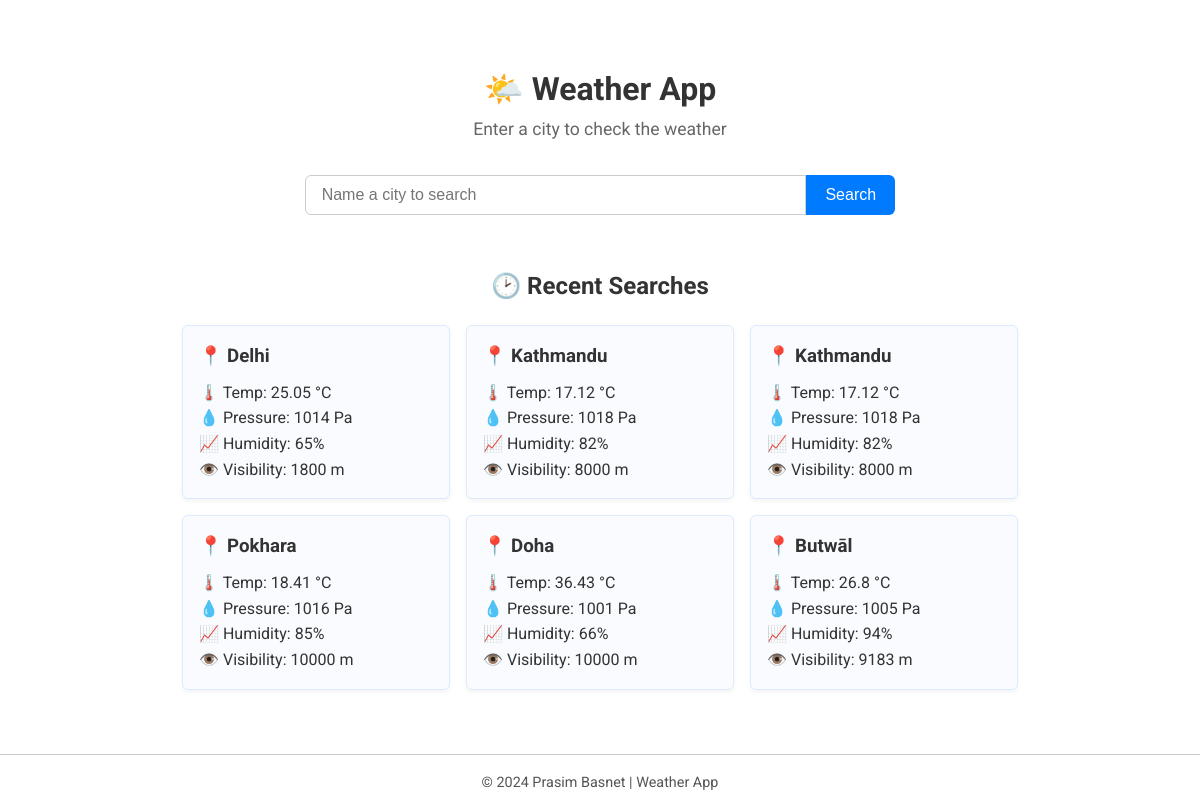
Before: / with the older database file.
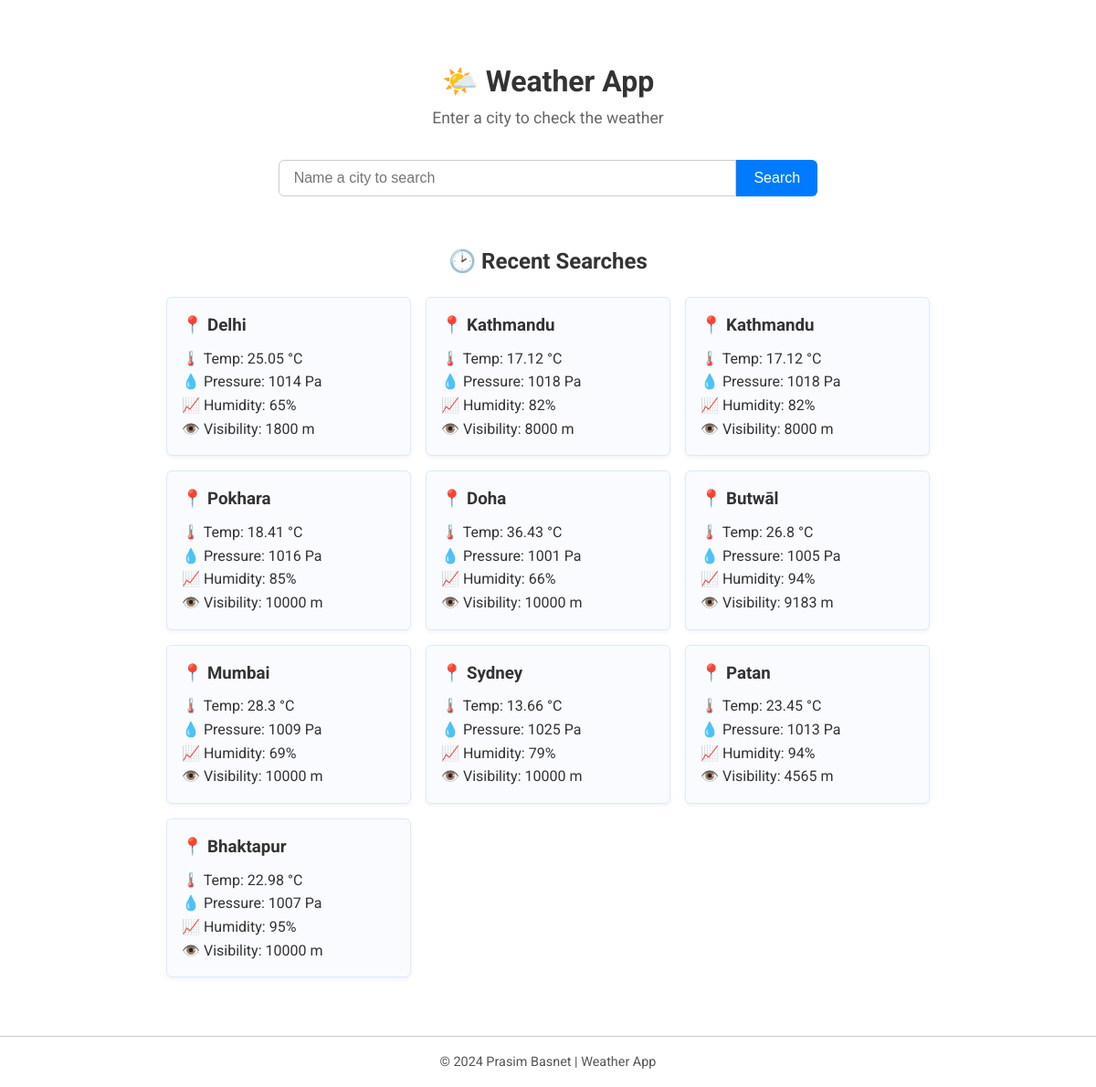
After: the same page with the newer database file.
### tables this page shows
CREATE TABLE Weather_details (id INTEGER PRIMARY KEY AUTOINCREMENT, City TEXT NOT NULL, Temperature REAL,Pressure INTEGER, HUMIDITY INTEGER,Visibility INTEGER);

### app.py (the view)
@app.route("/",methods=["GET" ,"POST"])
def index():
    if request.method  == "POST":
        city= request.form.get("search")
        weather_value=getting_weather_forecast(city)
        if weather_value:
            saving_data(weather_value)
        database_value=fetch_data()
        return render_template("index.html",values=weather_value,database_value=database_value)
    else:
        database_value= fetch_data()
        return render_template("index.html",database_value=database_value)

### app.py (called while the page is built)
def fetch_data():
    conn=sqlite3.connect("search.db")
    conn.row_factory =sqlite3.Row
    cursor= conn.cursor()
    cursor.execute('''SELECT * FROM Weather_details''')
    rows=cursor.fetchall()
    conn.close()
    return rows

### templates/index.html (shortened to what this page needs)
<!DOCTYPE html>
<html lang="en">
  <head>
    <link rel="stylesheet" href="/static/style.css" />
  </head>
  <body>
    <div class="container">
      <header>
        <h1>🌤️ Weather App</h1>
        <p class="subtitle">Enter a city to check the weather</p>
      </header>
      <form method="POST" class="search-form">
        <input
          type="text"
          name="search"
          id="search"
          placeholder="Name a city to search"
          autocomplete="off"
        />
        <button type="submit" id="submit">Search</button>
      </form>
      {% if values %}
      <section class="current-weather">
        <h2>📍 Weather in {{ values['name'] }}</h2>
        <ul>
          <li>🌡️ Temperature:{{ values['main']['temp'] }}&deg;C</li>
          <li>💧 Pressure: {{ values['main']['pressure'] }} Pa</li>
          <li>📈 Humidity: {{ values['main']['humidity'] }}%</li>
          <li>🌡️ Max Temp: {{ values['main']['temp_max'] }} &deg;C</li>
          <li>👁️ Visibility: {{ values['visibility'] }} m</li>
        </ul>
      </section>
      {% else %}
      <section class="weather-history">
        <h2 style="text-align: center; padding: 20px">🕑 Recent Searches</h2>
        <div class="history-grid">
          {% for data in database_value %}
          <div class="card">
            <h3>📍 {{ data[1] }}</h3>
            <p>🌡️ Temp: {{ data[2] }} &deg;C</p>
            <p>💧 Pressure: {{ data[3] }} Pa</p>
            <p>📈 Humidity: {{ data[4] }}%</p>
            <p>👁️ Visibility: {{ data[5] }} m</p>
          </div>
          {% endfor %}
        </div>
      </section>
      {% endif %}
    </div>
    <footer class="footer">&copy; 2024 Prasim Basnet | Weather App</footer>
  </body>
</html>

### static/style.css (style rules this page uses)
* { margin: 0; padding: 0; box-sizing: border-box; }
body { display: flex; flex-direction: column; font-family: 'Roboto', sans-serif; background: #ffffff; color: #333; line-height: 1.6; min-height: 100vh; }
.container { flex: 1; width: 90%; max-width: 900px; margin: 2rem auto; padding: 2rem; background: #ffffff; border-radius: 8px; }
header { text-align: center; margin-bottom: 2rem; }
.subtitle { color: #666; font-size: 1.1rem; }
.search-form { display: flex; justify-content: center; margin-bottom: 2rem; }
.search-form input { padding: 0.6rem 1rem; font-size: 1rem; border: 1px solid #ccc; border-radius: 6px 0 0 6px; outline: none; width: 60%; }
.search-form button { padding: 0.6rem 1.2rem; font-size: 1rem; border: none; background-color: #007bff; color: white; border-radius: 0 6px 6px 0; cursor: pointer; transition: background 0.3s ease; }
.weather-history { margin-top: 2rem; }
.history-grid { display: grid; grid-template-columns: repeat(auto-fill, minmax(220px, 1fr)); gap: 1rem; }
.card { background: #f9fbff; padding: 1rem; border-radius: 6px; border: 1px solid #dbeafe; box-shadow: 0 2px 4px rgba(0, 0, 0, 0.05); }
.card h3 { margin-bottom: 0.5rem; color: #333; }
footer { background-color: #ffffff; text-align: center; padding: 1rem; font-size: 0.9rem; color: #555; border-top: 1px solid #ccc; }

Changed rows visible on the page:
added Weather_details: City "Mumbai", Temperature "28.3", Pressure "1009", HUMIDITY "69", Visibility "10000"
added Weather_details: City "Sydney", Temperature "13.66", Pressure "1025", HUMIDITY "79", Visibility "10000"
added Weather_details: City "Patan", Temperature "23.45", Pressure "1013", HUMIDITY "94", Visibility "4565"
added Weather_details: City "Bhaktapur", Temperature "22.98", Pressure "1007", HUMIDITY "95", Visibility "10000"
